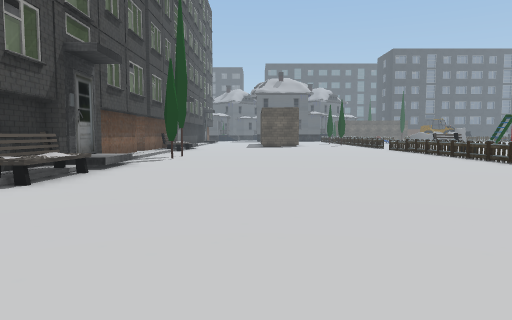
[1] (above)

24 first-person views from a walk through a 3-D level made in the Unity game engine. The camera is 1.5 m above the floor, tilts 4° down and sees 70° across. The floor is counted in squares, 2 m on a side. Each view is taken from the middle of a square. On the plan, view 1 faces up. The plan holds only what a view shows up to about 11 squares ahead; the rest is blank. The place goes on beyond the plan. The player is left out. Some animated figures are not drawn. Some surface patterns are stand-ins.

[2]
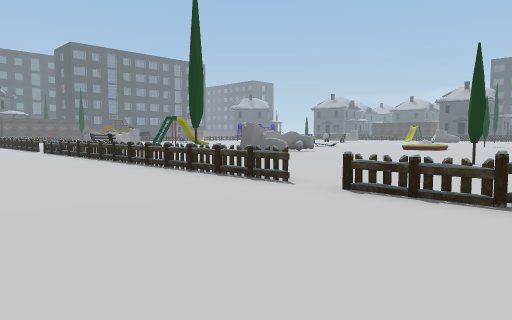

[3]
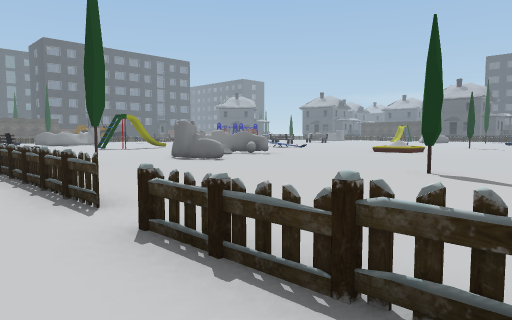

[4]
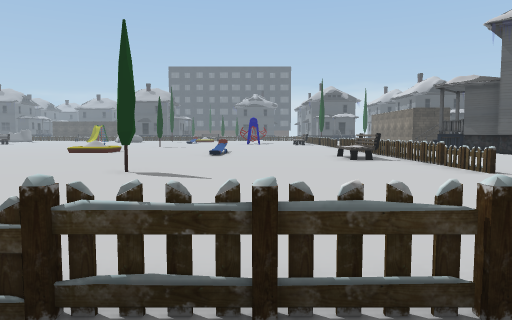

[5]
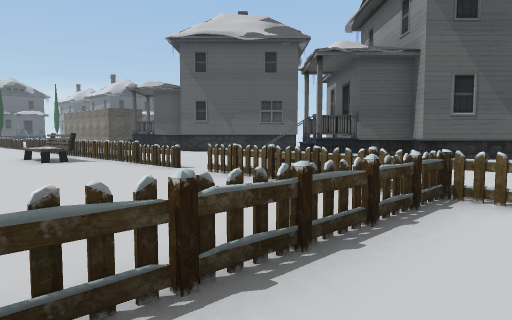

[6]
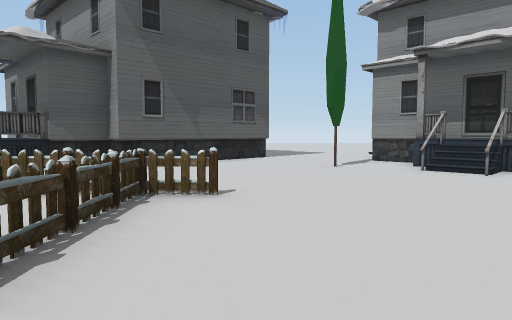

[7]
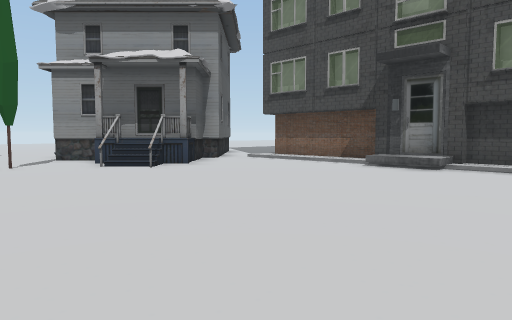

[8]
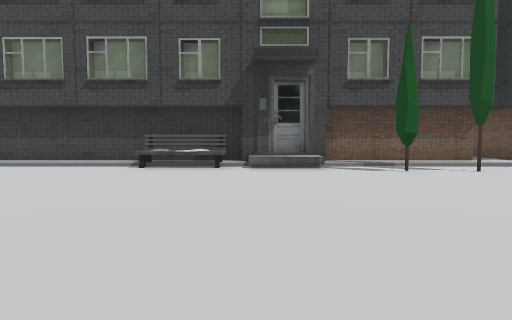

[9]
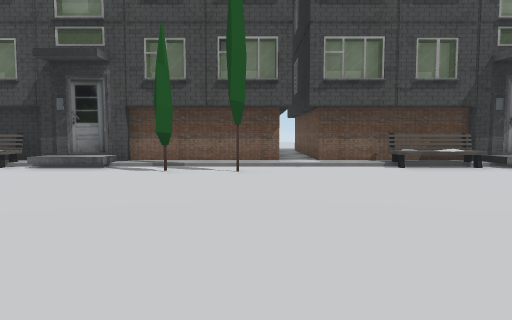

[10]
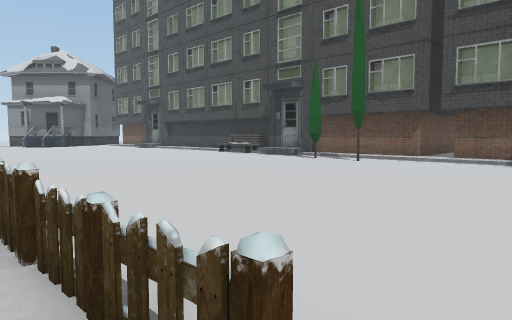

[11]
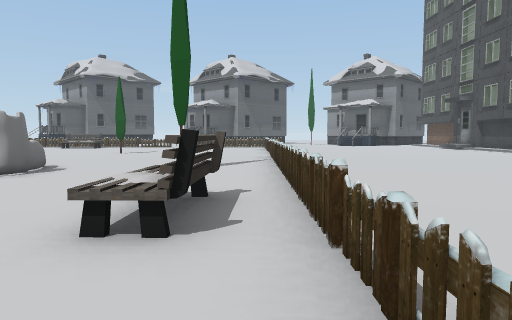

[12]
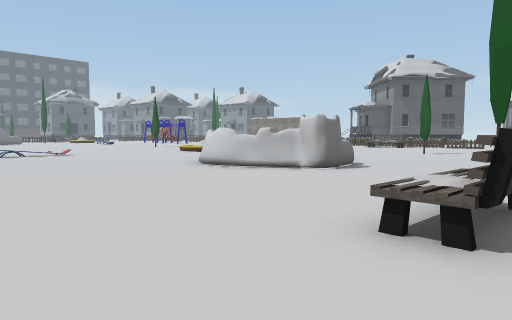

[13]
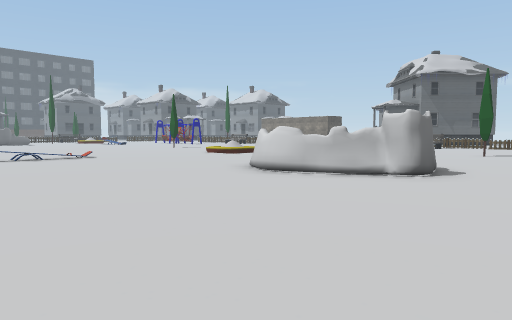

[14]
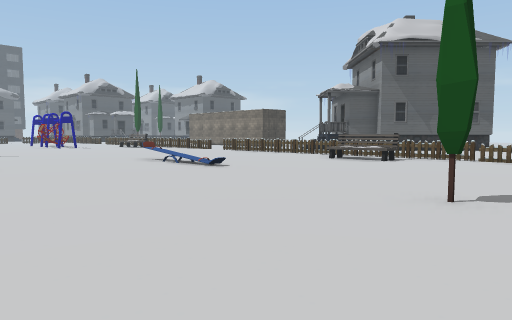

[15]
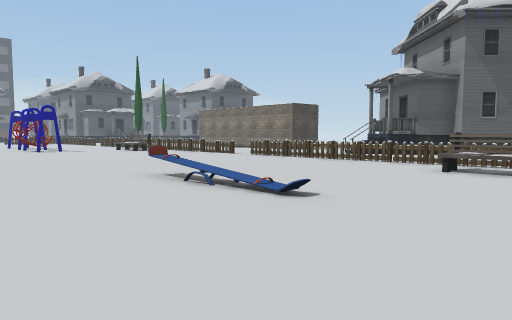

[16]
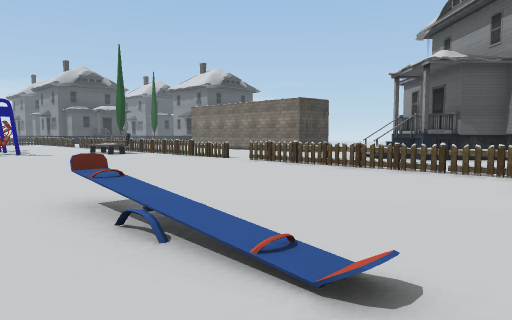

[17]
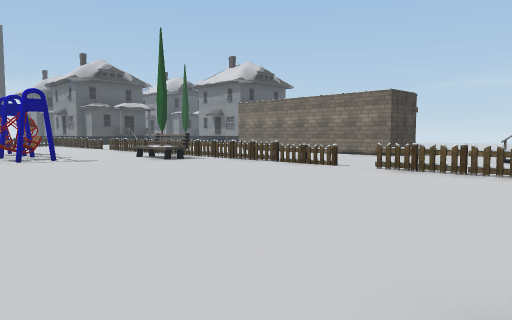

[18]
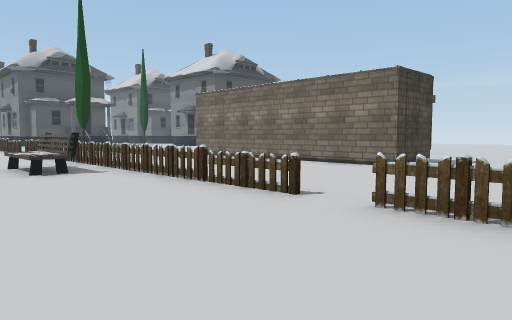

[19]
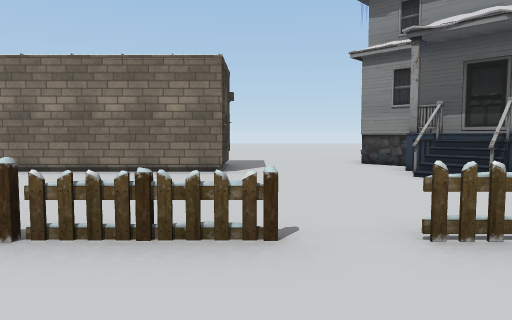

[20]
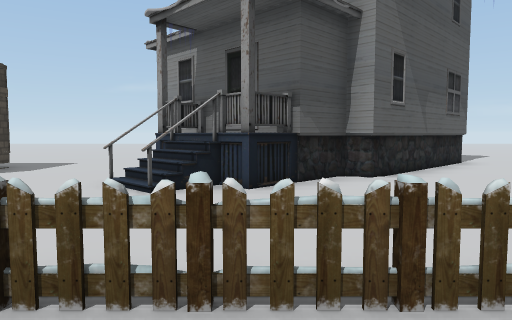

[21]
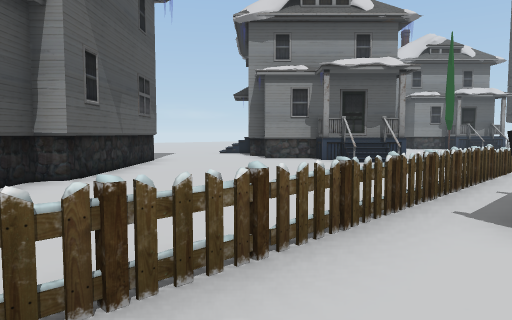

[22]
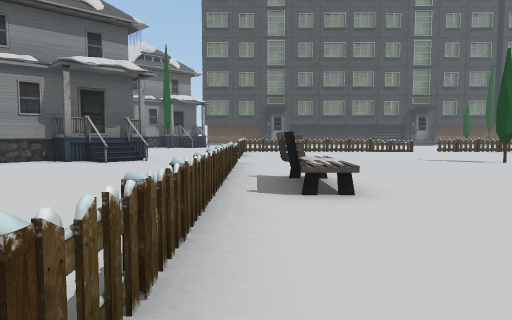

[23]
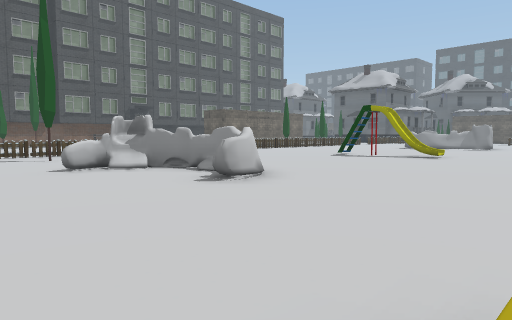

[24]
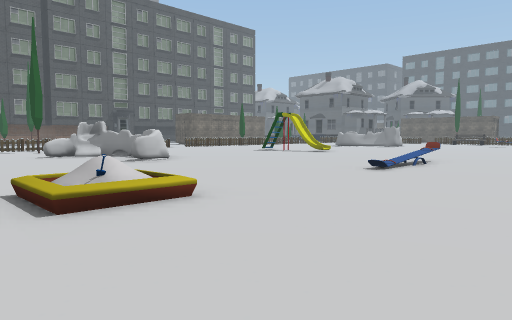

### Floor plan
Points are (right, up) in squares from view 1. A wall is a line through its corners. A room is listed if a view was taken in it or the views show most of it. See-through windows are left out.
Room 1 (views 1, 2, 3, 4, 5, 6, 7, 8, 9, 10, 11, 12, 13, 14, 15, 16, 17, 18, 19, 20, 21, 22, 23, 24)
walls: (12, 9.4) (11.6, 10.1) (11.6, 10.6); (11.9, 9.4) (11.4, 10.8) (11.5, 11.5) (12.5, 11.6) (11.9, 10.3); (11.7, 10) (11.4, 11.4); (11.8, 10.8) (12.1, 9.5); (11.9, 10.9) (12, 9.4); (12.3, 11.6) (13.5, 12.4); (11.9, 11.5) (12.3, 11.4) (13, 11.8); (13.2, 11.8) (11.9, 10.9); (11.8, 11.5) (12.4, 11.4); (11.5, 11.4) (13.4, 12.4) (14.3, 12.5); (12.9, 11.8) (13.9, 12.2); (13.7, 11.9) (13.1, 11.8); (13.7, 11.9) (12.8, 11.6); (13.6, 11.9) (12.4, 11.4); (15.4, 11.8) (15.5, 11); (11.5, 11.5) (12.4, 11.5); (14.4, 12) (13.2, 11.8) (12, 10.7) (11.9, 10.2) (12.1, 9.5); (14.4, 12) (13.3, 11.9); (13.6, 12.2) (14.2, 12.3); (14.6, 12.2) (15.3, 11.8) (15.5, 11.3) (15.5, 10.8); (13.9, 12.4) (14.3, 12.4) (15.3, 11.8); (12.5, -6.9) (11.6, -7.8) (12, -8.2) (11.3, -8.9); (10.7, -7) (11.7, -6) (10.8, -7); (9.5, -7.1) (12.4, -10); (20.3, -7.6) (22, -9.3); (21.4, -7.6) (22.5, -6.5); (21.9, -7.8) (22.9, -8.8); (22.2, -8.4) (23.2, -7.4); (15.8, -11.5) (19, -8.3) (19.4, -8.7) (21.1, -7) (21.7, -7.6); (22.1, -9.5) (23.3, -10.6); (6, -10.1) (8.3, -7.8) (8.6, -8.1) (10.3, -6.4) (11.6, -7.7) (12.5, -6.8); (0.7, -7.3) (1.2, -7.8); (0.6, -7.4) (1.6, -6.5); (-1.4, -6.7) (1.6, -9.7); (-1.5, -7.1) (-0.6, -6.1) (-0.1, -6.5) (0.8, -5.7); (-4.4, -2.7) (-4.4, -3.5); (26.7, -10.5) (26.7, -8.3) (31.1, -8.3); (-4.4, 13.6) (-4.4, 9.7) (-4.1, 9.7) (-4.1, 7.6) (-4.4, 7.6) (-4.4, -0.5) (-4.1, -0.5) (-4.1, -2.6); (-4.4, 18.5) (-4.4, 14.6)
low walls: (11.6, -6.8) (12.1, -7.3); (22.1, -7.1) (22.5, -7.4); (22.2, -7.5) (22.6, -7.8); (0.8, -6.5) (1.3, -7)
ways out: opening at (-4, 14)
objects: bench (-4, 6) to (-4, 7); bench (-4, 17) to (-4, 18); tree (-3, 11); tree (-3, 13); tree (3, -8); fence (6, -4) to (7, -4); fence (6, -3) to (6, -2); fence (6, -1) to (6, 0); fence (6, 1); fence (6, 2) to (6, 3); fence (6, 5) to (6, 6); fence (6, 7) to (6, 8); fence (6, 9) to (6, 10); fence (6, 11) to (6, 12); fence (6, 13); fence (6, 14) to (6, 15); fence (6, 16) to (6, 17); fence (8, -4) to (9, -4); bench (8, 14) to (8, 15); tree (9, 10); fence (10, -4) to (11, -4); fence (12, -4) to (13, -4); tree (12, 4); fence (14, -4) to (15, -4); fence (16, -4) to (17, -4); bench (16, -2) to (17, -2); fence (18, -4) to (19, -4); fence (20, -4) to (21, -4); other object (20, 2) to (21, 2); other object (21, 8); other object (21, 17); fence (22, -4); fence (23, -4) to (25, -4); fence (26, -4) to (27, -4); fence (28, -4) to (29, -4); fence (30, -4) to (31, -4); bench (31, -2) to (32, -2); fence (32, -4)

Where each view was taken, in squares from view 1:
view 1: 0 up, 0 right, facing up
view 2: 1 up, 2 right, facing up-right
view 3: 1 up, 5 right, facing up-right
view 4: 1 up, 5 right, facing right
view 5: 1 up, 5 right, facing down-right
view 6: 1 up, 5 right, facing down
view 7: 2 up, 5 right, facing down-left
view 8: 8 up, 5 right, facing left
view 9: 13 up, 5 right, facing left
view 10: 18 up, 7 right, facing down-left
view 11: 18 up, 7 right, facing down
view 12: 18 up, 7 right, facing down-right
view 13: 18 up, 9 right, facing down-right
view 14: 8 up, 11 right, facing down-right
view 15: 6 up, 15 right, facing down-right
view 16: 4 up, 17 right, facing down-right
view 17: 4 up, 21 right, facing down-right
view 18: 0 up, 23 right, facing down-right
view 19: 1 down, 26 right, facing down
view 20: 2 down, 21 right, facing down
view 21: 2 down, 21 right, facing down-left
view 22: 3 down, 22 right, facing left
view 23: 7 up, 20 right, facing up-left
view 24: 6 up, 25 right, facing up-left
